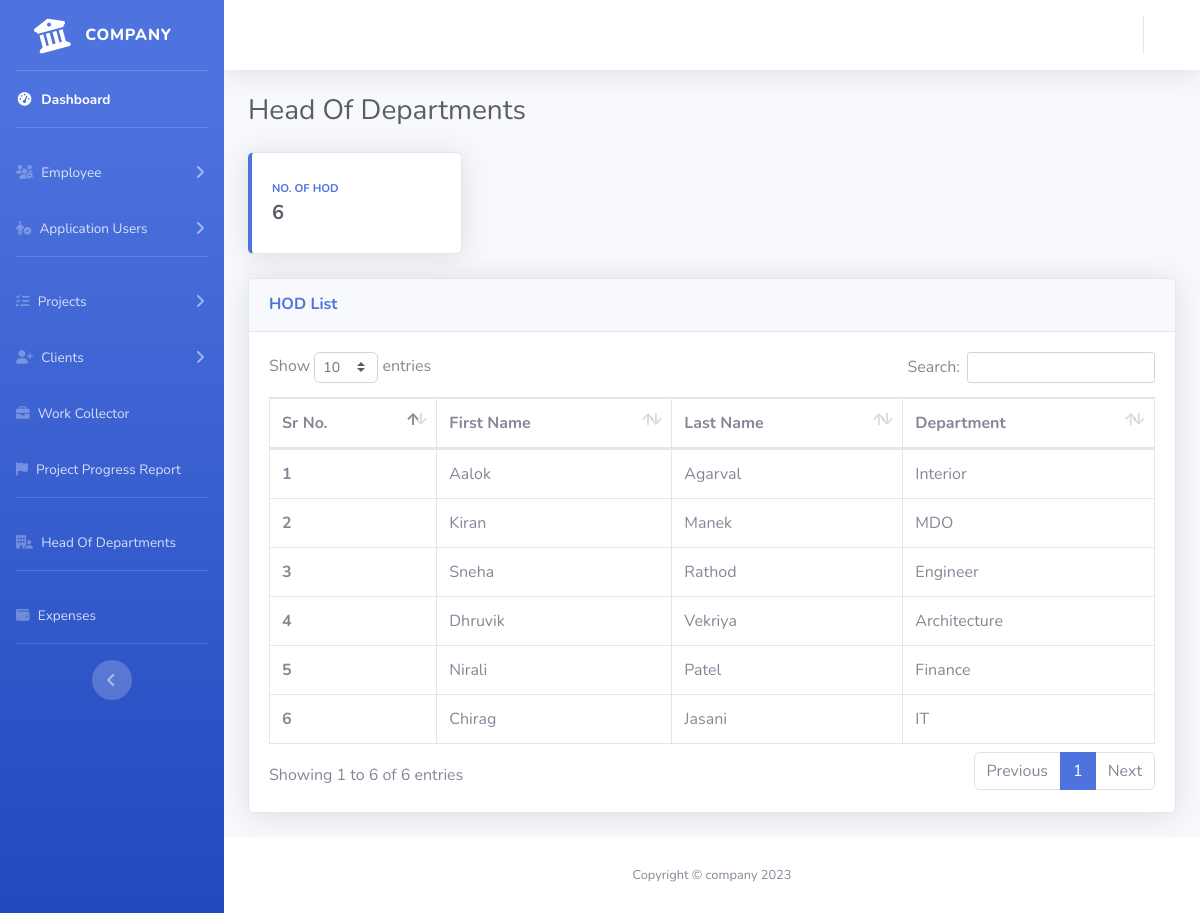
Screenshot of /admin/index.php?page=hod-dashboard (signed in) with the database file from the repository.
### tables this page shows
CREATE TABLE `hod` (
  `hod_id` text NOT NULL,
  `hod_first_name` text NOT NULL,
  `hod_last_name` text NOT NULL,
  `department_name` varchar(100) NOT NULL,
  `emp_id` text NOT NULL
);

### admin/hod-dashboard.php (the view)
<div class="container-fluid">
    <div class="d-sm-flex align-items-center justify-content-between mb-4">
        <h1 class="h3 mb-0 text-gray-800">Head Of Departments</h1>
    </div>
    <div class="row">
        <div class="col-xl-3 col-md-6 mb-4">
            <div class="card border-left-primary shadow h-100 py-2">
                <div class="card-body">
                    <div class="row no-gutters align-items-center">
                        <div class="col mr-2">
                            <div class="text-xs font-weight-bold text-primary text-uppercase mb-1">
                                No. Of HOD</div>
                            <div class="h5 mb-0 font-weight-bold text-gray-800">
                                <?php
                                echo ($con->query("SELECT * FROM  hod;")->num_rows);
                                ?>
                            </div>
                        </div>
                    </div>
                </div>
            </div>
        </div>
    </div>
    <div class="row">
        <div class="col-xl-12 col-lg-7">
            <div class="card shadow mb-4">
                <div class="card-header py-3">
                    <h6 class="m-0 font-weight-bold text-primary">HOD List</h6>
                </div>
                <div class="card-body">
                    <div class="table-responsive">
                        <table class="table table-bordered" id="dataTable" width="100%" cellspacing="0">
                            <thead>
                                <tr>
                                    <th>Sr No.</th>
                                    <th>First Name</th>
                                    <th>Last Name</th>
                                    <th>Department</th>
                                </tr>
                            </thead>
                            <tbody>
                                <?php
                                $i = 1;
                                $qry = $con->query("SELECT * FROM  hod;");
                                while ($row = $qry->fetch_assoc()) { ?>
                                    <tr>
                                        <th scope="row">
                                            <?php echo $i++ ?>
                                        </th>
                                        <td>
                                            <?php echo $row['hod_first_name'] ?>
                                        </td>
                                        <td>
                                            <?php echo $row['hod_last_name'] ?>
                                        </td>
                                        <td>
                                            <?php echo $row['department_name'] ?>
                                        </td>
                                    </tr>
                                <?php } ?>
                            </tbody>
                        </table>
                    </div>
                </div>
            </div>
        </div>
    </div>
</div>

### rows the page displays
hod: hod_first_name "Aalok", hod_last_name "Agarval", department_name "Interior"
hod: hod_first_name "Kiran", hod_last_name "Manek", department_name "MDO"
hod: hod_first_name "Sneha", hod_last_name "Rathod", department_name "Engineer"
hod: hod_first_name "Dhruvik", hod_last_name "Vekriya", department_name "Architecture"
hod: hod_first_name "Nirali", hod_last_name "Patel", department_name "Finance"
hod: hod_first_name "Chirag", hod_last_name "Jasani", department_name "IT"

### other values shown
$con->query("SELECT * FROM  hod;")->num_rows "6"
